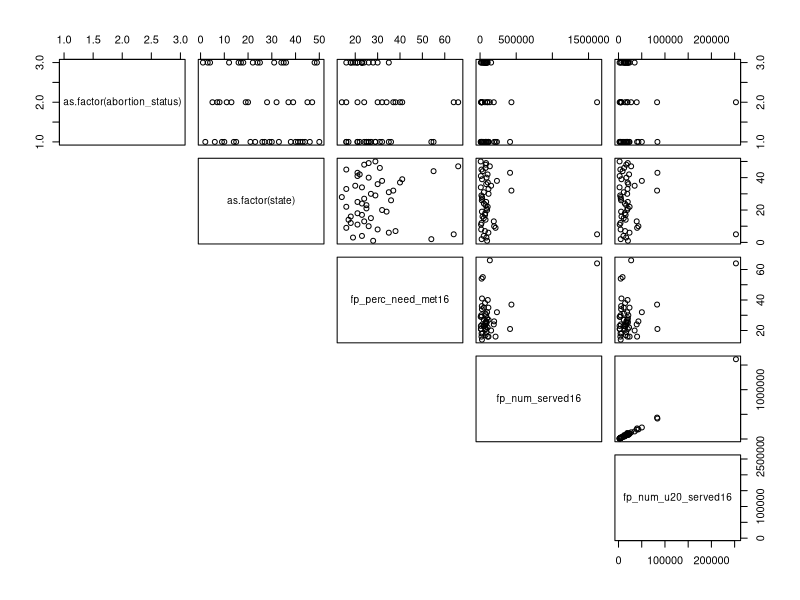
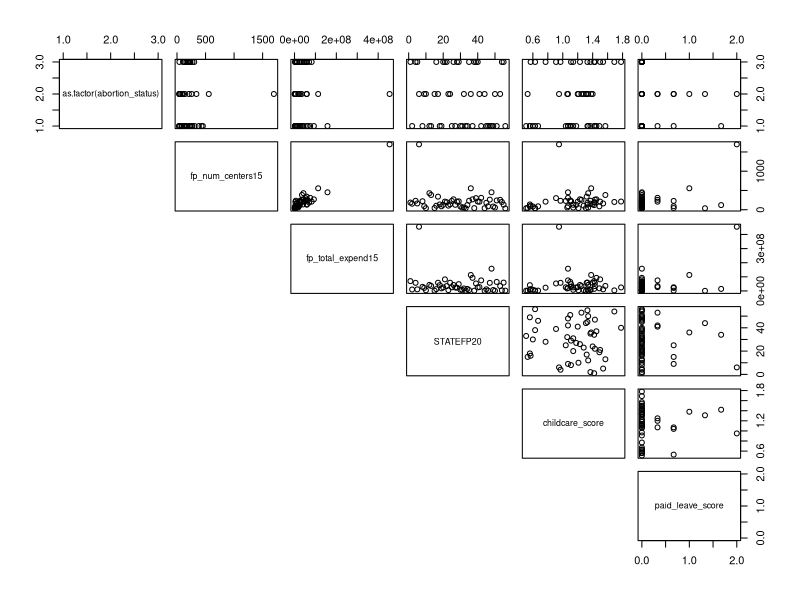
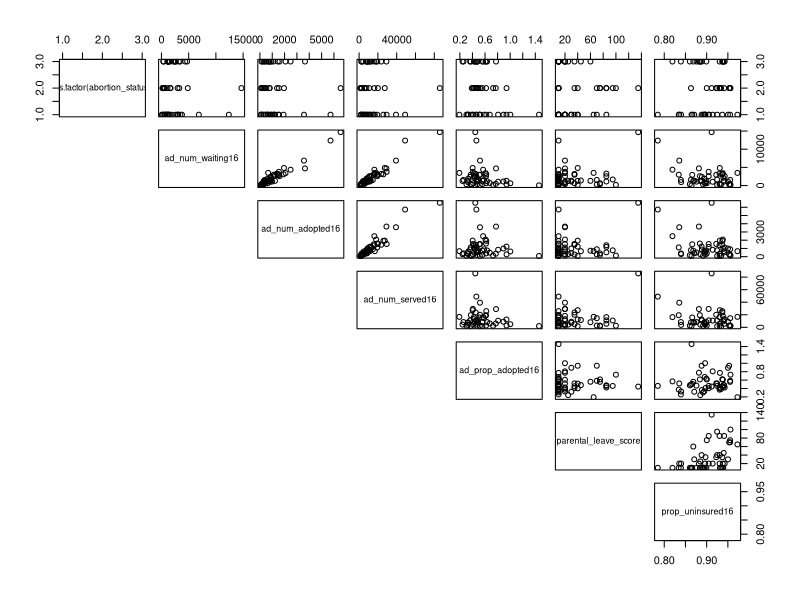

These figures' R source, in order: (Note: this script raises an error after producing the figures.)
library(dplyr)
library(tidyverse)
library(knitr)
library(broom)
library(nnet)

data <- read_csv("data/all_national_data.csv")
data <- data %>%
  mutate(abortion_status = as.factor(abortion_status))

ellipse::pairs(as.factor(abortion_status) ~ as.factor(state) + fp_perc_need_met16 + fp_num_served16 + fp_num_u20_served16, 
             data = data, lower.panel = NULL) # linear relationship between fp_num_served16 and fp_num_u20_served16
ellipse::pairs(as.factor(abortion_status) ~ fp_num_centers15 + fp_total_expend15 + STATEFP20 + childcare_score + paid_leave_score, 
               data = data, lower.panel = NULL) #linear relatnshp between fp_num_centers15 and fp_total_expend15
ellipse::pairs(as.factor(abortion_status) ~ ad_num_waiting16 + ad_num_adopted16 + ad_num_served16 + ad_prop_adopted16 + parental_leave_score + prop_uninsured16, 
               data = data, lower.panel = NULL) #lin relation btwn ad_num_waiting16 & ad_num_adopted16 and ad_num_waiting16 & ad_num_served16 and ad_num_adopted16 & ad_num_served16 

full <- multinom(as.factor(abortion_status) ~ fp_perc_need_met16 + fp_num_served16 + fp_num_u20_served16 + fp_num_centers15 
            + fp_total_expend15 + ad_num_waiting16 + ad_num_adopted16+ad_num_served16+
              ad_prop_adopted16+parental_leave_score+prop_uninsured16 + fp_num_served16*fp_num_u20_served16 + 
              fp_num_centers15*fp_total_expend15 + ad_num_waiting16*ad_num_adopted16 + ad_num_waiting16*ad_num_served16
            + ad_num_adopted16*ad_num_served16, data = data)

kable(tidy(full), 
      format = "markdown", digits = 3, caption = "Full Model")
kable(confint(full), format = "markdown", digits = 3, caption = "Full Model Confidence Intervals")

regfit_backward <- step(full, direction = "backward")


best_model <- multinom(as.factor(abortion_status) ~ ad_num_waiting16*ad_num_adopted16 + ad_num_adopted16*ad_num_served16 + 
                         ad_num_waiting16:ad_num_served16 + prop_uninsured16 + ad_prop_adopted16 + fp_num_served16*fp_num_u20_served16
                       + fp_total_expend15 + parental_leave_score + fp_perc_need_met16, data = data)

kable(tidy(best_model), 
      format = "markdown", digits = 3, caption = "Best Model") 
kable(confint(best_model), format = "markdown", digits = 3, caption = "Best Model Confidence Intervals")

# prediction of model
pred <- predict(best_model, type = "class")
table <- table(data$abortion_status, pred)
confusion_matrix <- as.data.frame(table)

ggplot(data = confusion_matrix,
       mapping = aes(x = Var1,
                     y = pred)) +
  geom_tile(aes(fill = Freq)) +
  geom_text(aes(label = sprintf("%1.0f", Freq)), vjust = 1) +
  scale_fill_gradient(low = "blue",
                      high = "red",
                      trans = "log")
